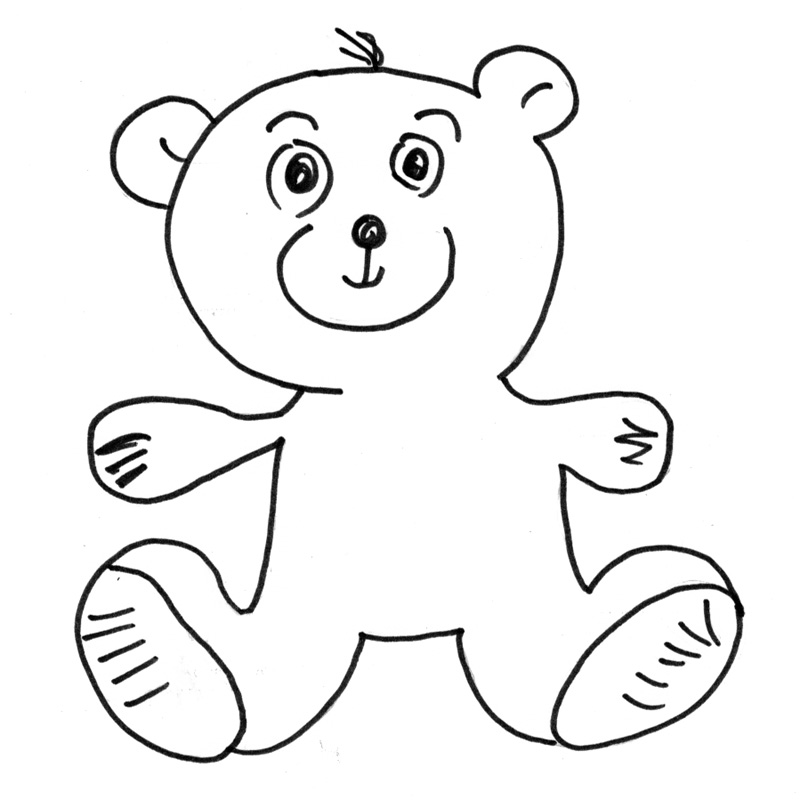
#> input picture cernobila2.jpg, 800 x 800 px; its folder holds only this picture in this run
$ python -i Picture_flask.py   (imports and definitions only)   (older library calls are emulated)
#> lines starting #> are read from the running program, lines starting #| are printed output that depends on the picture
#> further down, picture is the input picture: shape (800, 800, 3); min 0, max 255, mean 241
from flask import Flask, render_template, jsonify, request
import imageio.v2 as imageio
import numpy as np
import os
import cv2
# [1 line not run here, left out]

# Define the paths to the original and current images
uploads_dir = 'static/uploads'
# [1 line not run here, left out]


# Image processing functions
# [7 lines left out: function is_blackAndWhite, not called in this run]


def convert_to_negativ(img_array):
    return 255 - img_array


# [21 lines left out: functions convert_to_lighter, convert_to_darker, make_smaller, not called in this run]


def highlight_edges(img_array):
    if len(img_array.shape) == 2:  # Jednokanálový obrázek (grayscale)
        gray_image = img_array
        return gray_image
    elif len(img_array.shape) == 3 and img_array.shape[2] == 3:  # Tříkanálový obrázek (RGB)
        gray_image = cv2.cvtColor(img_array, cv2.COLOR_RGB2GRAY)
    else:
        raise ValueError("Obrázek musí být buď jednokanálový (grayscale) nebo tříkanálový (RGB).")

    sobel_x = cv2.Sobel(gray_image, cv2.CV_64F, 1, 0, ksize=3)  # Detekce horizontálních hran
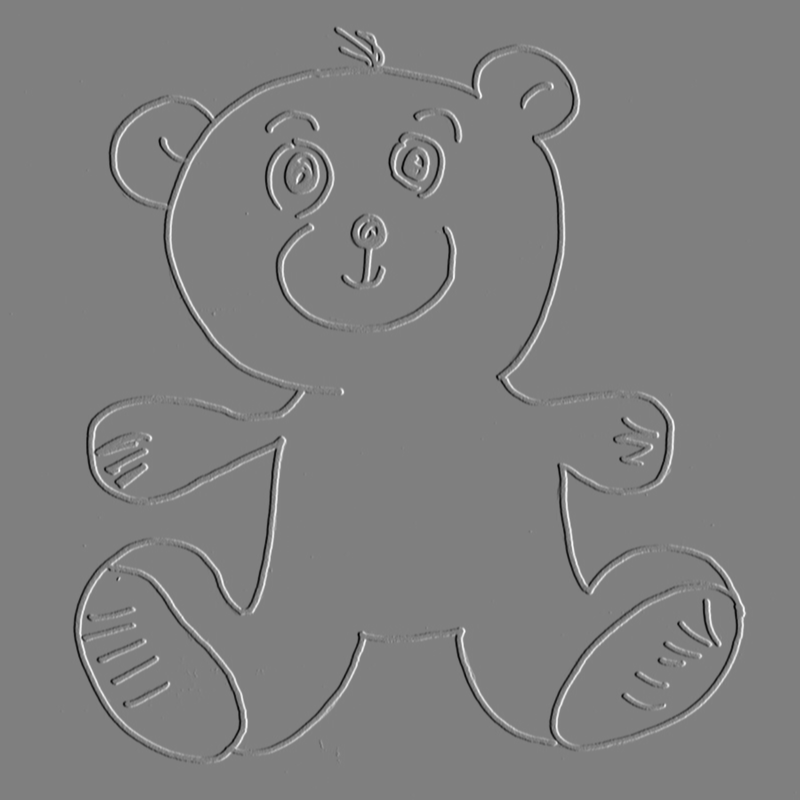
#> sobel_x: shape (800, 800) float64; min -983, max 979, mean 0; drawn with min black and max white
    sobel_y = cv2.Sobel(gray_image, cv2.CV_64F, 0, 1, ksize=3)  # Detekce vertikálních hran
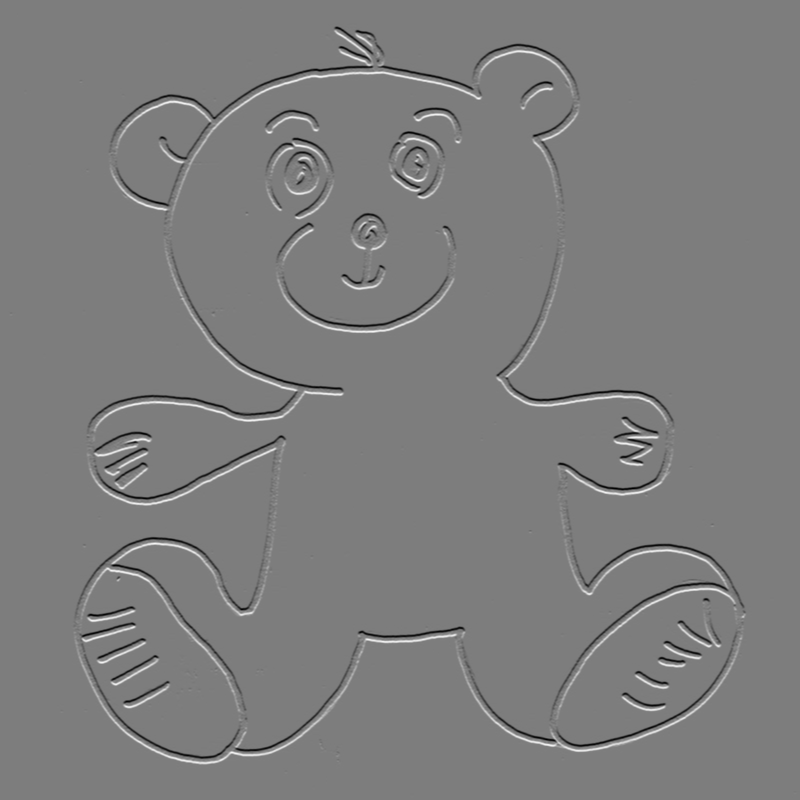
#> sobel_y: shape (800, 800) float64; min -964, max 995, mean 0; drawn with min black and max white

    edges = cv2.magnitude(sobel_x, sobel_y)
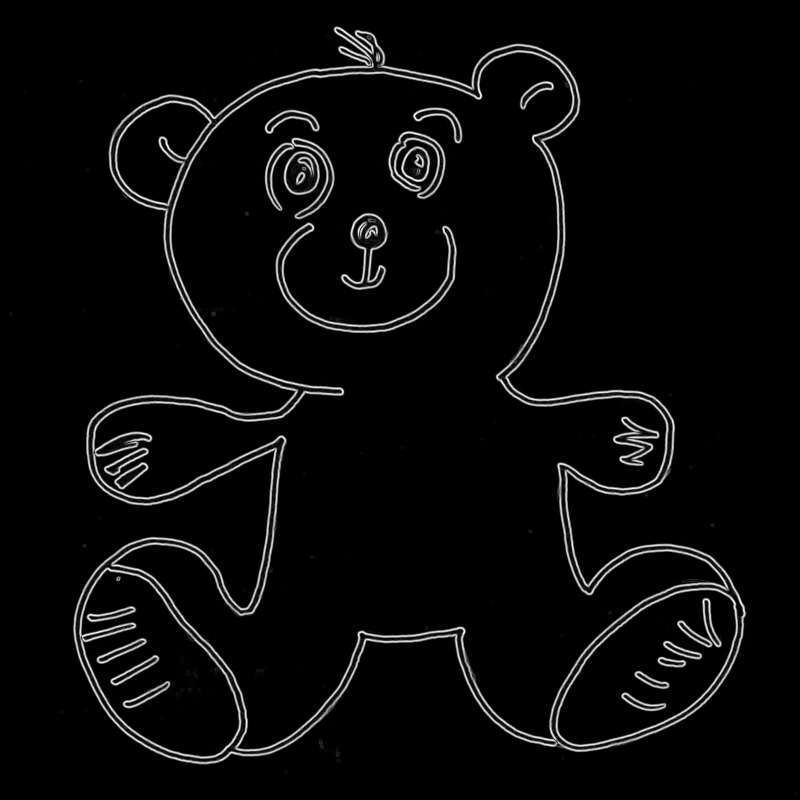
#> edges: shape (800, 800) float64; min 0, max 1004.1, mean 39; drawn with min black and max white

    edges = cv2.convertScaleAbs(edges)
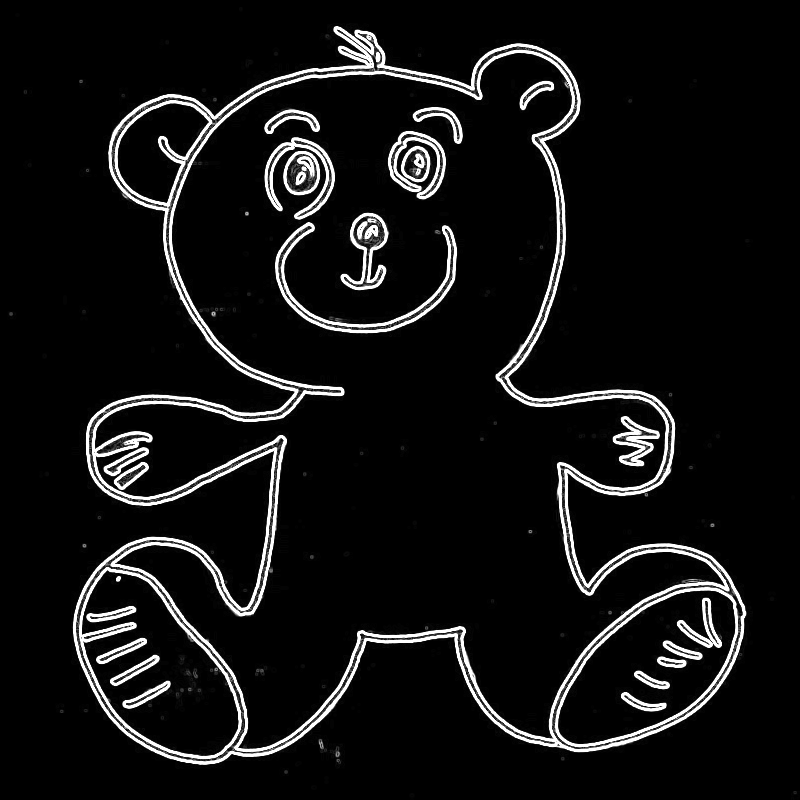
#> edges: shape (800, 800); min 0, max 255, mean 19.1
    return edges


# [10 lines left out: function make_solarization, not called in this run]


isEdges = 0
isSolarized = 0
isNegativ = 0
# [3 lines that did not run here, left out]

# [14 lines that did not run here, left out]


# [14 lines that did not run here, left out]

# Routes for applying filters
# [14 lines that did not run here, left out]


# [11 lines that did not run here, left out]


# [11 lines that did not run here, left out]


# [8 lines that did not run here, left out]


# Route to reset the image to the original one (clear all filters)
# [13 lines that did not run here, left out]


# [18 lines that did not run here, left out]


# [2 lines not run here, left out]

>>> import cv2
>>> picture = cv2.cvtColor(cv2.imread('cernobila2.jpg'), cv2.COLOR_BGR2RGB)
>>> result = highlight_edges(picture)
